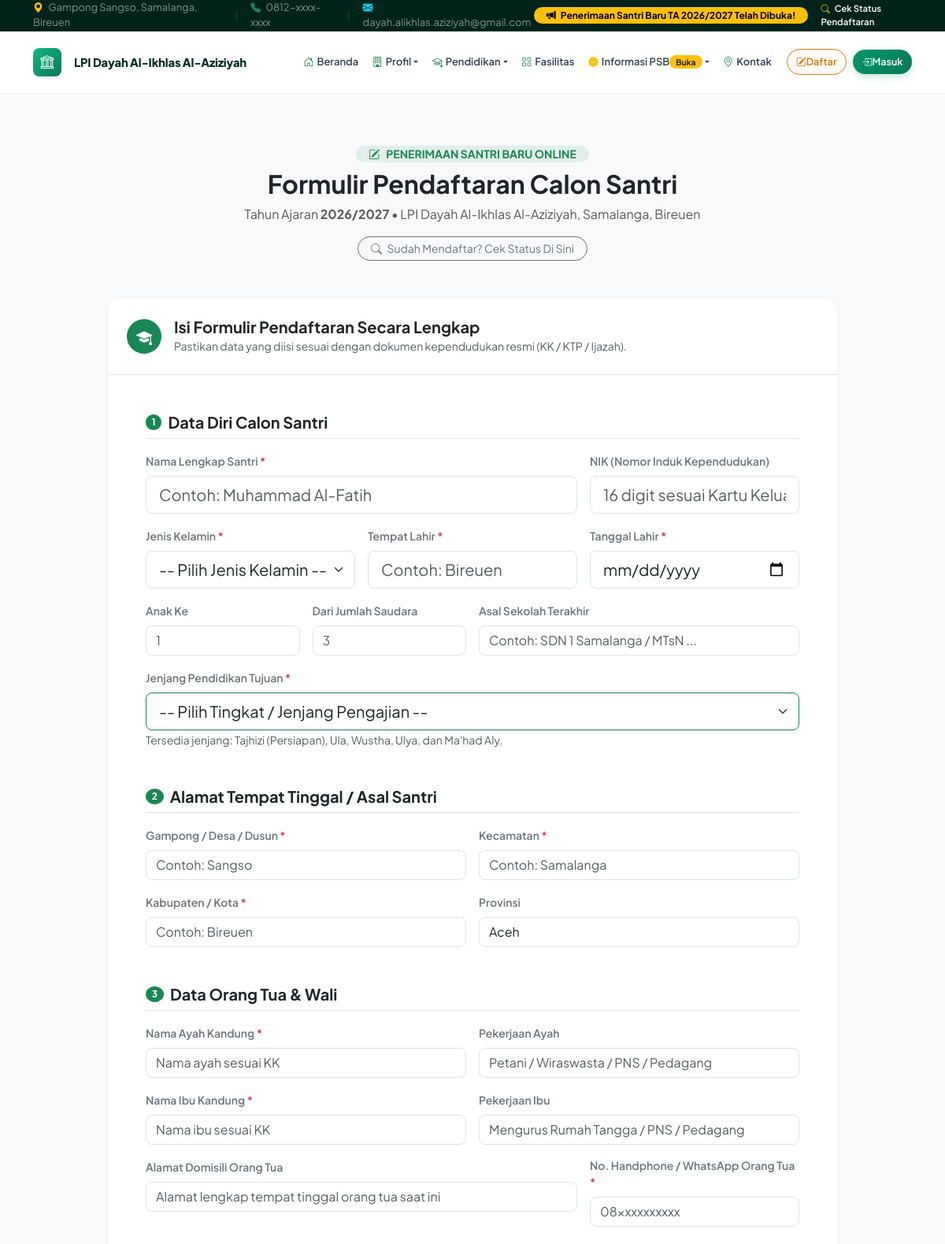
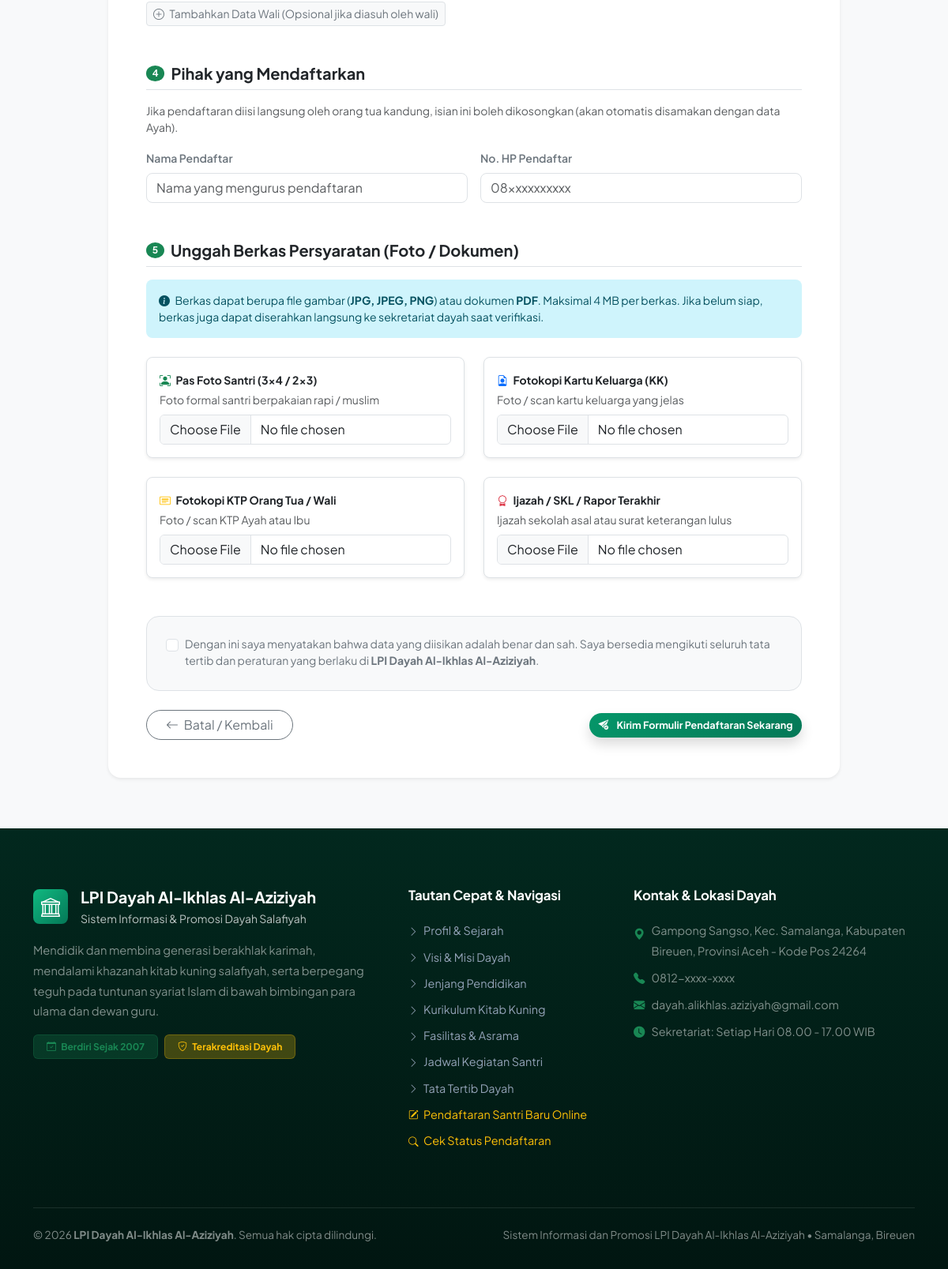
Screenshot of /index.php/pendaftaran with the database file from the repository (2 pictures, top to bottom).
### tables this page shows
CREATE TABLE `profil_dayah` (
  `id` tinyint(3) unsigned NOT NULL DEFAULT '1',
  `nama_dayah` varchar(150) NOT NULL,
  `tahun_berdiri` year(4) DEFAULT NULL,
  `jalan` varchar(100) DEFAULT NULL,
  `dusun` varchar(100) DEFAULT NULL,
  `gampong` varchar(100) DEFAULT NULL,
  `kemukiman` varchar(100) DEFAULT NULL,
  `kecamatan` varchar(100) DEFAULT NULL,
  `kabupaten` varchar(100) DEFAULT NULL,
  `status_kelembagaan` varchar(100) DEFAULT NULL,
  `izin_operasional` varchar(150) DEFAULT NULL,
  `nama_pimpinan` varchar(150) DEFAULT NULL,
  `sejarah` text,
  `visi` text,
  `misi` text,
  `tujuan` text,
  `no_hp` varchar(30) DEFAULT NULL,
  `email` varchar(100) DEFAULT NULL,
  `latitude` decimal(10,7) DEFAULT NULL,
  `longitude` decimal(10,7) DEFAULT NULL,
  `logo` varchar(255) DEFAULT NULL,
  `updated_at` timestamp NOT NULL DEFAULT CURRENT_TIMESTAMP ON UPDATE CURRENT_TIMESTAMP,
  PRIMARY KEY (`id`)
);

CREATE TABLE `tahun_ajaran` (
  `id` int(10) unsigned NOT NULL AUTO_INCREMENT,
  `nama` varchar(20) NOT NULL COMMENT 'contoh: 2026/2027',
  `tanggal_mulai` date DEFAULT NULL,
  `tanggal_selesai` date DEFAULT NULL,
  `aktif` tinyint(1) NOT NULL DEFAULT '0',
  PRIMARY KEY (`id`),
  UNIQUE KEY `nama` (`nama`)
);

### application/views/public/pendaftaran_form.php (the view, shortened to what the rows shown need)
<div class="py-5 bg-light">
    <div class="container py-lg-3">
        <div class="text-center mb-5" style="max-width: 750px; margin: 0 auto;">
            <h2 class="fw-bold text-dark mb-2">Formulir Pendaftaran Calon Santri</h2>
            <p class="text-muted">
                Tahun Ajaran <strong><?= html_escape($tahun_ajaran_aktif->nama ?? '2026/2027'); ?></strong> &bull; LPI Dayah Al-Ikhlas Al-Aziziyah, Samalanga, Bireuen
            </p>
        </div>
        <div class="row justify-content-center">
            <div class="col-lg-10">
                <div class="card border-0 shadow-sm rounded-4 overflow-hidden">
                    <form action="<?= base_url('pendaftaran/simpan'); ?>" method="POST" enctype="multipart/form-data" class="p-4 p-lg-5">
                        <div class="p-4 bg-light rounded-4 border mb-4">
                            <div class="form-check">
                                <label class="form-check-label text-secondary small" for="checkPernyataan">
                                    Dengan ini saya menyatakan bahwa data yang diisikan adalah benar dan sah. Saya bersedia mengikuti seluruh tata tertib dan peraturan yang berlaku di <strong><?= html_escape($profil->nama_dayah ?? 'LPI Dayah Al-Ikhlas Al-Aziziyah'); ?></strong>.
                                </label>
                            </div>
                        </div>
                    </form>
                </div>
            </div>
        </div>
    </div>
</div>

### application/views/layouts/public_master.php (shortened to what the rows shown need)
<!DOCTYPE html>
<html lang="id">
<head>
    <link href="https://cdn.jsdelivr.net/npm/bootstrap@5.3.3/dist/css/bootstrap.min.css" rel="stylesheet">
    <link href="https://cdn.jsdelivr.net/npm/bootstrap-icons@1.11.3/font/bootstrap-icons.css" rel="stylesheet">
</head>
<body>
    <div class="top-bar-public bg-dark text-white-50 py-1.5 border-bottom border-light border-opacity-10 d-none d-lg-block" style="background: #02231a !important; font-size: 0.81rem;">
        <div class="container d-flex justify-content-between align-items-center">
            <div class="d-flex align-items-center gap-3">
                <span class="text-white-50">
                    <i class="bi bi-geo-alt-fill text-warning me-1"></i> Gampong Sangso, Samalanga, Bireuen
                </span>
                <span class="text-white-50 opacity-25">|</span>
                <a href="tel:<?= html_escape($profil->no_hp ?? ''); ?>" class="text-white-50 text-decoration-none hover-white">
                    <i class="bi bi-telephone-fill text-success me-1"></i> <?= html_escape($profil->no_hp ?? '0812-xxxx-xxxx'); ?>
                </a>
                <span class="text-white-50 opacity-25">|</span>
                <a href="mailto:<?= html_escape($profil->email ?? 'dayah.alikhlas.aziziyah@gmail.com'); ?>" class="text-white-50 text-decoration-none hover-white">
                    <i class="bi bi-envelope-fill text-info me-1"></i> <?= html_escape($profil->email ?? 'dayah.alikhlas.aziziyah@gmail.com'); ?>
                </a>
            </div>
            <div class="d-flex align-items-center gap-3">
                <span class="badge bg-warning text-dark fw-bold px-3 py-1 rounded-pill shadow-sm" style="font-size: 0.75rem; color: #000000 !important;">
                    <i class="bi bi-megaphone-fill me-1" style="color: #000000 !important;"></i> Penerimaan Santri Baru TA <?= html_escape($tahun_ajaran_aktif->nama ?? '2026/2027'); ?> Telah Dibuka!
                </span>
                <a href="<?= base_url('pendaftaran/cek_status'); ?>" class="text-white text-decoration-none small fw-semibold hover-gold">
                    <i class="bi bi-search me-1 text-warning"></i> Cek Status Pendaftaran
                </a>
            </div>
        </div>
    </div>
    <main>
        <?php if (isset($content_view)) $this->load->view($content_view); ?>
    </main>
    <footer class="footer-public" id="kontak">
        <div class="container">
            <div class="row g-4 mb-5">
                <div class="col-12 col-lg-5">
                    <div class="d-flex flex-wrap gap-2">
                        <span class="badge bg-success bg-opacity-25 text-success border border-success border-opacity-25 py-2 px-3">
                            <i class="bi bi-calendar-check me-1"></i> Berdiri Sejak <?= html_escape($profil->tahun_berdiri ?? '2007'); ?>
                        </span>
                        <span class="badge bg-warning bg-opacity-25 text-warning border border-warning border-opacity-25 py-2 px-3">
                            <i class="bi bi-shield-check me-1"></i> Terakreditasi Dayah
                        </span>
                    </div>
                </div>
                <div class="col-12 col-sm-6 col-lg-4">
                    <ul class="list-unstyled text-white-50" style="font-size: 0.9rem; line-height: 1.8;">
                        <li class="d-flex align-items-center gap-2 mb-2">
                            <i class="bi bi-telephone-fill text-success flex-shrink-0"></i>
                            <span><?= html_escape($profil->no_hp ?? '0812-xxxx-xxxx'); ?></span>
                        </li>
                        <li class="d-flex align-items-center gap-2 mb-2">
                            <i class="bi bi-envelope-fill text-success flex-shrink-0"></i>
                            <span><?= html_escape($profil->email ?? 'dayah.alikhlas.aziziyah@gmail.com'); ?></span>
                        </li>
                    </ul>
                </div>
            </div>
        </div>
    </footer>
</body>
</html>

### rows the page displays
profil_dayah: no_hp "0812-xxxx-xxxx", email "dayah.alikhlas.aziziyah@gmail.com", nama_dayah "LPI Dayah Al-Ikhlas Al-Aziziyah", tahun_berdiri "2007"
tahun_ajaran: nama "2026/2027"
